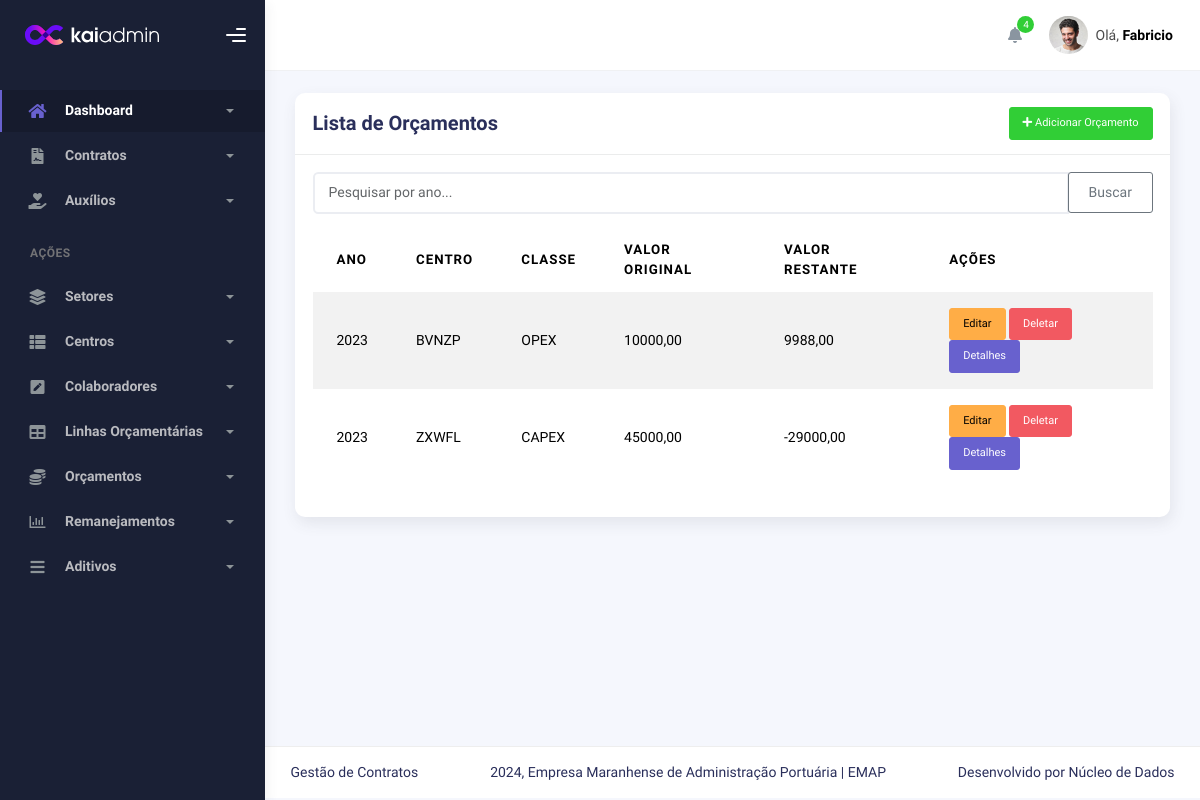
The app's page /orcamentos/orcamentos_internos/ with its own data.
### budgets/models.py (models this page shows, shortened)
class Orcamento(models.Model):
    ano = models.IntegerField()
    centro = models.ForeignKey(CentroDeCustoGestor, on_delete=models.CASCADE)
    CLASSE_CHOICES = [
        ('OPEX', 'OPEX'),
        ('CAPEX', 'CAPEX'),
    ]
    classe = models.CharField(max_length=100, choices=CLASSE_CHOICES, blank=True, null=True)
    valor = models.DecimalField(max_digits=10, decimal_places=2, default=0,validators=[MinValueValidator(0.01)] )
    @property
    def valor_restante(self):
        linhas_orcamentarias = self.contratos.all()  # Accessing via related_name
        total_linhas = sum(Decimal(linha.valor_orcado) for linha in linhas_orcamentarias)
        return self.valor - total_linhas
    class Meta:
        verbose_name = 'Orçamento'
        verbose_name_plural = 'Orçamentos'
        unique_together = ('ano', 'centro', 'classe')

### centers/models.py (models this page shows)
class CentroDeCustoGestor(models.Model):
    nome = models.CharField(max_length=100,unique=True)
    def __str__(self):
        return self.nome

### contracts/models.py (models this page shows, shortened)
class LinhaOrcamentaria(models.Model):
    CLASSE_CHOICES = [
        ('OPEX', 'OPEX'),
        ('CAPEX', 'CAPEX'),
    ]
    classe = models.CharField(max_length=100, choices=CLASSE_CHOICES, blank=True, null=True, verbose_name='Tipo de linha')
    CUSTODESPESA_CHOICES = [
        ('A', 'Base Principal'),
        ('B', 'Serviços Especializados'),
        ('C', 'Despesas Compartilhadas'),
    ]
    custo_despesa = models.CharField(max_length=100, choices=CUSTODESPESA_CHOICES, verbose_name='CUSTO/DESPESA')
    centro_custo_gestor = models.ForeignKey(CentroDeCustoGestor, on_delete=models.SET_NULL, null=True, blank=True)
    centro_custo_solicitante = models.ForeignKey(CentroDeCustoSolicitante, on_delete=models.SET_NULL, null=True, blank=True)
    descricao_resumida = models.CharField(max_length=255, null=True, blank=True, verbose_name='Finalidade')
    objeto = models.CharField(max_length=80, blank=True, null=True, verbose_name='Objeto')
    CLASSIFICACAO_CHOICES = [
        ('NOVO', 'NOVO'),
        ('RENOVAÇÃO', 'RENOVAÇÃO'),
        ('CARY OVER', 'CARY OVER'),
        ('REPLANEJAMENTO', 'REPLANEJAMENTO'),
        ('N/A', 'N/A'),
    ]
    classificacao_orcamento = models.CharField(max_length=100, choices=CLASSIFICACAO_CHOICES, null=True, blank=True)
    possivel_fiscal = models.ForeignKey(Colaborador, on_delete=models.PROTECT, related_name='contratos_fiscal_possivel', verbose_name='Fiscal')
    ano_orcamento = models.ForeignKey(Orcamento, on_delete=models.PROTECT, related_name='contratos', null=True, blank=True)
    TIPOCONTRATO_CHOICES = [
        ('SERVIÇO', 'SERVIÇO'),
        ('FORNECIMENTO', 'FORNECIMENTO'),
        ('ASSINATURA', 'ASSINATURA'),
        ('FORNECIMENTO/SERVIÇO', 'FORNECIMENTO/SERVIÇO'),
    ]
    tipo_contrato = models.CharField(max_length=100, choices=TIPOCONTRATO_CHOICES, blank=True, null=True)
    STATUS_LINHA_ORCAMENTARIA_CHOICES = [
        ('I', 'SERVIÇO'),
        ('II', 'FORNECIMENTO'),
        ('III', 'ASSINATURA'),
        ('IV', 'FORNECIMENTO/SERVIÇO'),
    ]
    status_linha_orcamentaria = models.CharField(max_length=100, choices=STATUS_LINHA_ORCAMENTARIA_CHOICES, blank=True, null=True)
    TIPOCONTRATACAOPROVAVEL_CHOICES = [
        ('A', 'LICITAÇÃO'),
        ('B', 'DISPENSA EM RAZÃO DO VALOR'),
        ('C', 'CONVÊNIO'),
        ('D', 'FUNDO FIXO'),
        ('E', 'INEXIGIBILIDADE'),
        ('F', 'ATA DE REGISTRO DE PREÇO'),
        ('H', 'ACORDO DE COOPERAÇÃO'),
        ('I', 'APOSTILAMENTO'),
    ]
    tipo_provavel_contratacao = models.CharField(max_length=100, choices=TIPOCONTRATACAOPROVAVEL_CHOICES)
    valor_orcado = models.FloatField(default=0, blank=True, null=True,validators=[MinValueValidator(0.01)])
    STATUSELABORACAOTR_CHOICES = [
        ('VENCIDO', 'VENCIDO'),
        ('DENTRO DO PRAZO', 'DENTRO DO PRAZO'),
        ('ELABORADO COM ATRASO', 'ELABORADO COM ATRASO'),
        ('ELABORADO NO PRAZO', 'ELABORADO NO PRAZO'),
    ]
    status_elaboracao_tr = models.CharField(max_length=100, choices=STATUSELABORACAOTR_CHOICES, blank=True, null=True)
    necessidade_contratacao = models.DateField(blank=True, null=True)
    STATUSPROCESSO_CHOICES = [
        ('I', 'PLANEJAMENTO'),
        ('II', 'Execução'),
        ('III', 'Elaboração de TR'),
        ('IV', 'Cotação'),
        ('V', 'Em proc. aditivo'),
    ]
    status_processo = models.CharField(max_length=100, choices=STATUSPROCESSO_CHOICES, blank=True, null=True)
    STATUSCONTRATACAO_CHOICES = [
        ('A', 'DENTRO DO PRAZO'),
        ('B', 'CONTRATADO NO PRAZO'),
        ('C', 'CONTRATADO COM ATRASO'),
        ('D', 'PRAZO VENCIDO'),
        ('E', 'LINHA TOTALMENTE REMANEJADA'),
        ('F', 'LINHA TOTALMENTE EXECUTADA'),
        ('G', 'LINHA DE PAGAMENTO'),
        ('H', 'LINHA PARCIALMENTE REMANEJADA'),
        ('I', 'LINHA PARCIALMENTE EXECUTADA'),
        ('J', 'N/A'),
    ]
    status_contratacao = models.CharField(max_length=100, choices=STATUSCONTRATACAO_CHOICES, blank=True, null=True)
    obs_contrato = models.TextField(max_length=400, blank=True, null=True)
    class Meta:
        verbose_name = 'Linha Orçamentária'
        verbose_name_plural = 'Linhas Orçamentárias'

### budgets/views.py (the view)
# urls.py: path('orcamentos_internos/', OrcamentoListView.as_view(), name='orcamento_list'),
class OrcamentoListView(ListView):
    model = Orcamento
    template_name = 'orcamento_list.html'
    context_object_name = 'orcamentos'
    paginate_by = 5

### budgets/templates/orcamento_list.html (shortened to what this page needs)
{% extends 'index.html' %}
{% block 'conteudo' %}
<div class="container">
    <div class="page-inner">
        <div class="row">
            <div class="col-md-12">
                <div class="card">
                    <div class="card-header d-flex justify-content-between align-items-center">
                        <h4 class="card-title">Lista de Orçamentos</h4>
                        <a href="{% url 'orcamento_create' %}" class="btn btn-success btn-sm">
                            <i class="fas fa-plus"></i> Adicionar Orçamento
                        </a>
                    </div>
                    <div class="card-body">
                        <form method="GET" action="{% url 'orcamento_list' %}">
                            <div class="input-group mb-3">
                                <input type="text" id="searchInput" class="form-control" name="search" value="{{ search_query }}" placeholder="Pesquisar por ano...">
                                <div class="input-group-append">
                                    <button class="btn btn-outline-secondary" type="submit">Buscar</button>
                                </div>
                            </div>
                        </form>
                        <table class="table table-striped">
                            <thead>
                                <tr>
                                    <th>Ano</th>
                                    <th>Centro</th>
                                    <th>Classe</th>
                                    <th>Valor Original</th>
                                    <th>Valor Restante</th>
                                    <th>Ações</th>
                                </tr>
                            </thead>
                            <tbody>
                                {% for orcamento in page_obj %}
                                <tr>
                                    <td>{{ orcamento.ano }}</td>
                                    <td>{{ orcamento.centro }}</td>
                                    <td>{{ orcamento.get_classe_display }}</td>
                                    <td>{{ orcamento.valor }}</td>
                                    <td>{{ orcamento.valor_restante }}</td>
                                    <td>
                                        <a href="{% url 'orcamento_update' orcamento.pk %}" class="btn btn-warning btn-sm">Editar</a>
                                        <a href="{% url 'orcamento_delete' orcamento.pk %}" class="btn btn-danger btn-sm">Deletar</a>
                                        <a href="{% url 'orcamento_detail' orcamento.pk %}" class="btn btn-secondary btn-sm">Detalhes</a>
                                    </td>
                                </tr>
                                {% empty %}
                                <tr>
                                    <td colspan="6" class="text-center">Nenhum orçamento encontrado.</td>
                                </tr>
                                {% endfor %}
                            </tbody>
                        </table>
                    </div>
                </div>
            </div>
        </div>
    </div>
</div>
{% endblock %}

### records on screen
Orcamento: ano "2023", centro "BVNZP", classe "OPEX", valor "10000,00", valor_restante "9988,00"
Orcamento: ano "2023", centro "ZXWFL", classe "CAPEX", valor "45000,00", valor_restante "-29000,00"
